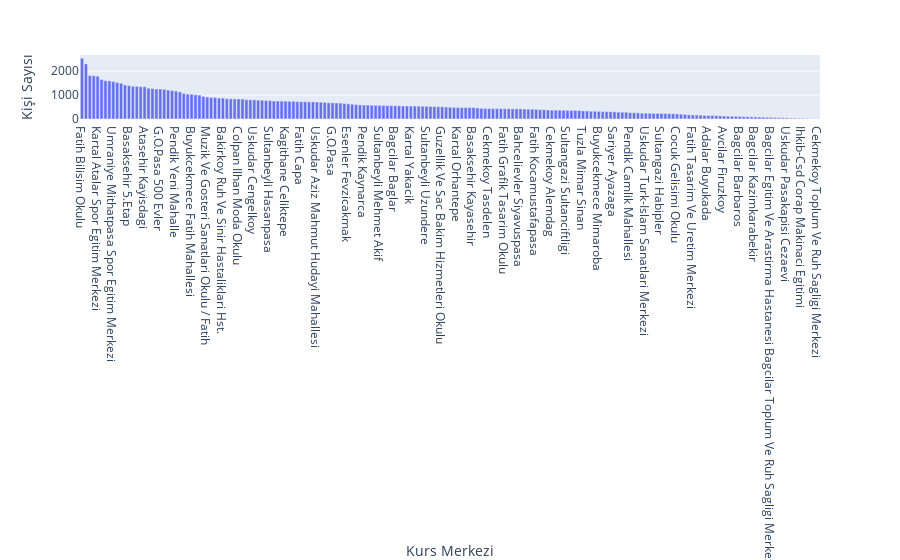

The code cell stored with this chart in its notebook:
### Code cell
x = df_merkez["Kurs Merkezi"]
y = df_merkez["Kişi Sayısı"]

fig = px.bar(df_merkez, x='Kurs Merkezi', y='Kişi Sayısı')
fig.show()

### Figure 1 — Plotly figure (JSON) as saved in the notebook; plotly's stock layout.template omitted (floating-point values rounded to 4 significant figures; data arrays with more than 128 entries replaced by an {"elided": "..."} marker saying what was removed)
{"data": [{"alignmentgroup": "True", "hovertemplate": "Kurs Merkezi=%{x}<br>Kişi Sayısı=%{y}<extra></extra>", "legendgroup": "", "marker": {"color": "#636efa", "pattern": {"shape": ""}}, "name": "", "offsetgroup": "", "orientation": "v", "showlegend": false, "textposition": "auto", "type": "bar", "x": {"elided": "189 str values"}, "xaxis": "x", "y": {"elided": "189 int values"}, "yaxis": "y"}], "layout": {"barmode": "relative", "legend": {"tracegroupgap": 0}, "margin": {"t": 60}, "xaxis": {"anchor": "y", "domain": [0, 1], "title": {"text": "Kurs Merkezi"}}, "yaxis": {"anchor": "x", "domain": [0, 1], "title": {"text": "Kişi Sayısı"}}}}
